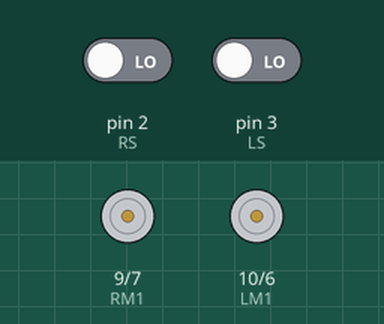
Simulated run of this sketch. Board: Arduino Uno, built with avr-gcc and run on an emulated ATmega328P. On the bench: motor-driver pin pairs drawn as motors (green arrow = first pin HIGH = forward, orange = second pin HIGH = backward, longer = more drive). Inputs (shaded band) come from the test bench; at power-on: pin 2 (RS) LOW, pin 3 (LS) LOW.

Above: at 1.2 s.
1.3 s: pin 2 (RS) driven HIGH
At 2.2 s:
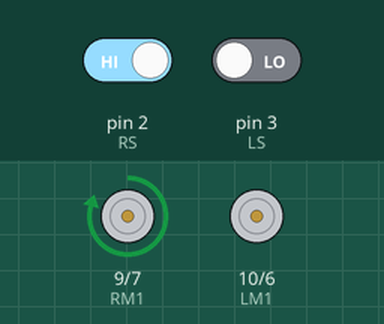
2.8 s: pin 3 (LS) driven HIGH
At 3.4 s:
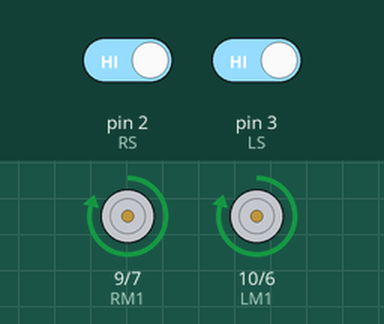
4.3 s: pin 2 (RS) driven LOW
At 5.7 s:
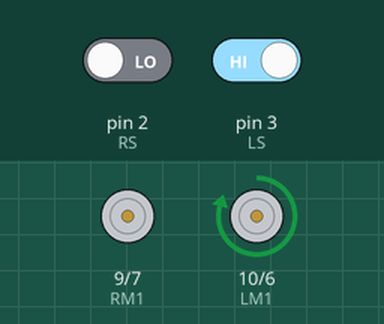
Timing chart, 0 to 7.3 s (numbered marks = the images above; inputs shaded):
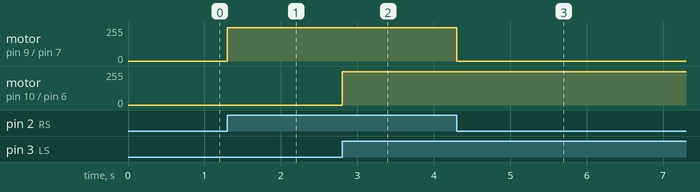

The sketch:

line_follower.ino
```cpp
#define LS 3      // left sensor
#define RS 2      // right sensor

#define LM1 10      // left motor
#define LM2 6      // left motor
#define RM1 9       // right motor
#define RM2 7       // right motor
void setup()
{
  pinMode(LS, INPUT);
  pinMode(RS, INPUT);
  pinMode(LM1, OUTPUT);
  pinMode(LM2, OUTPUT);
  pinMode(RM1, OUTPUT);
  pinMode(RM2, OUTPUT);
}
void loop()
{
  if(digitalRead(LS) && digitalRead(RS))     // Move Forward
  {
    analogWrite(LM1,250 );
    analogWrite(LM2, 0);
    analogWrite(RM1, 250);
    analogWrite(RM2, 0);
  }

  if(!(digitalRead(LS)) && digitalRead(RS))     // Turn right
  {
    analogWrite(LM1, 0);
    analogWrite(LM2, 0);
    analogWrite(RM1, 250);
    analogWrite(RM2, 0);
  }

  if(digitalRead(LS) && !(digitalRead(RS)))     // turn left
  {
    analogWrite(LM1, 250);
    analogWrite(LM2, 0);
    analogWrite(RM1, 0);
    analogWrite(RM2, 0);
  }

  if(!(digitalRead(LS)) && !(digitalRead(RS)))    // stop
  {
    analogWrite(LM1, 0);
    analogWrite(LM2, 0);
    analogWrite(RM1, 0);
    analogWrite(RM2, 0);
  }
}
```

Measured:
- after the input at 1.3 s, motor on pin 9 (RM1) / pin 7 (RM2): stopped → forward 250/255 at once
- after the input at 2.8 s, motor on pin 10 (LM1) / pin 6 (LM2): stopped → forward 250/255 at once
- after the input at 4.3 s, motor on pin 9 (RM1) / pin 7 (RM2): forward 250/255 → stopped at once
